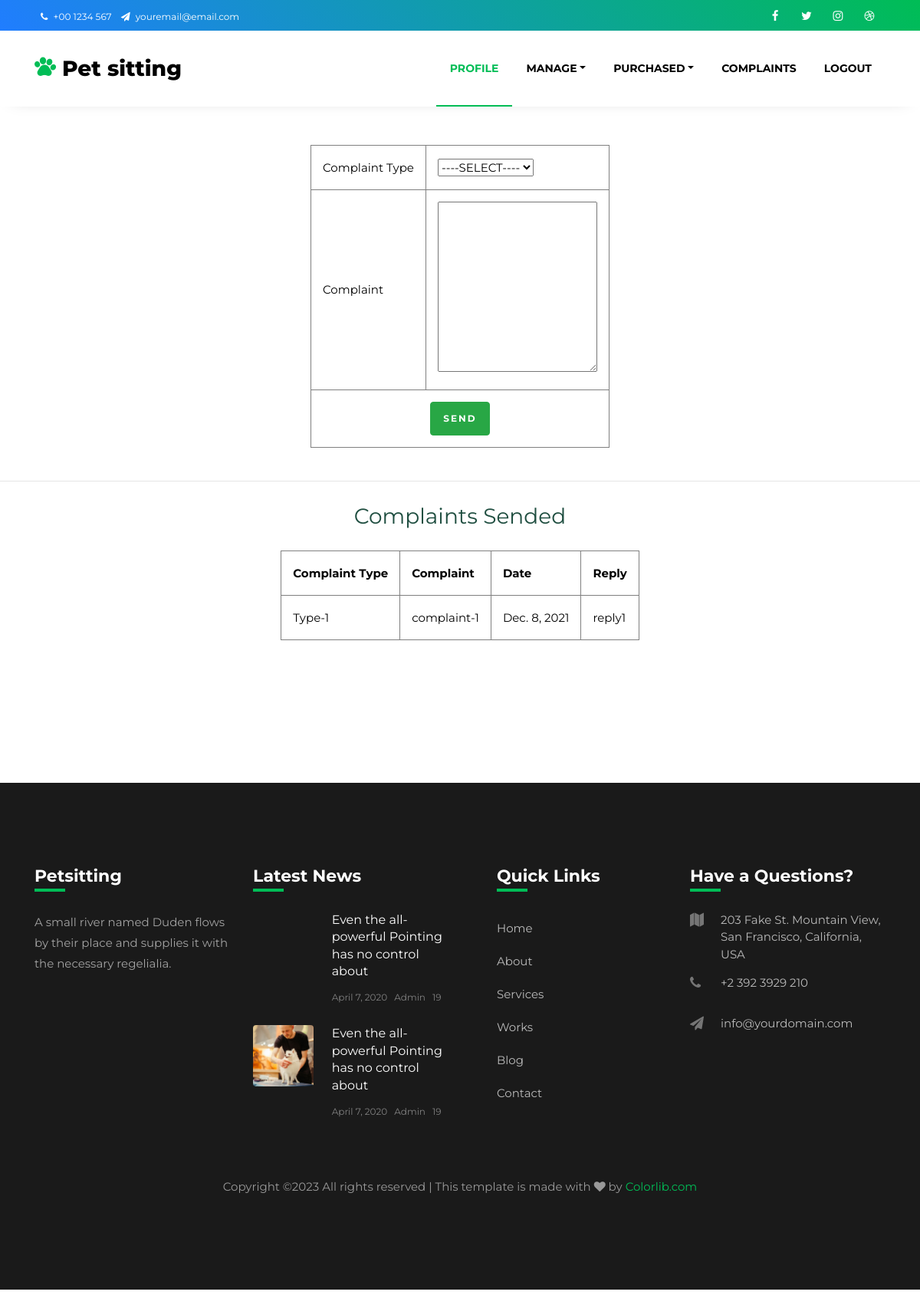
Page /shopowner/complaints/ (signed in) on the committed database.
### ShopOwner/models.py (models this page shows)
class ShopComplaint(models.Model):
    ComplaintType=models.ForeignKey(ComplaintType,on_delete=models.SET_NULL,null=True)
    ComplaintData=models.TextField(null=False)
    Date=models.DateField(auto_now=True)
    ShopOwner=models.ForeignKey(Shop,on_delete=models.CASCADE)
    Reply=models.CharField(max_length=1000,null=True)
    Status=models.IntegerField(default=0)

### BasicEntry/models.py (models this page shows)
class ComplaintType(models.Model):
    ComplaintType=models.CharField("ComplaintType",max_length=20,null=False,unique=True)
    def __str__(self):
        return self.ComplaintType

### ShopOwner/views.py (the view)
# urls.py: path('complaints/',views.Complaints,name="shopowner-complaints"),
def Complaints(request):
    compltypes=ComplaintType.objects.all()
    shopowner=Shop.objects.get(id=request.session['Shopownerid'])
    if request.method=='POST':
        type=request.POST.get('compltype')
        compltp=ComplaintType.objects.get(id=type)
        ShopComplaint.objects.create(ComplaintType=compltp,ComplaintData=request.POST.get('complaint'),ShopOwner=shopowner)
        complaints=ShopComplaint.objects.filter(ShopOwner=shopowner)
        return render(request,'ShopOwner/Complaints.html',{'compltypes':compltypes,'complaints':complaints})
    else:
        complaints=ShopComplaint.objects.filter(ShopOwner=shopowner)
        return render(request,'ShopOwner/Complaints.html',{'compltypes':compltypes,'complaints':complaints})

### ShopOwner/templates/ShopOwner/Complaints.html (shortened to what this page needs)
{%  extends 'Guest/HeaderShop.html' %}
{% load static %}
{% block content %}
    <form action="" method="POST">
    <table align="center" border=1 style="border-collapse: collapse;margin-top: 50px;" cellpadding=15>
        <tr>
            <td>Complaint Type</td>
            <td><select  id="compltype" name="compltype" required>
                <option value="">----SELECT----</option>
            </select></td>
        </tr>
        <tr>
            <td>Complaint</td>
            <td><textarea name="complaint" id="" cols="22" rows="8" required></textarea></td>
        </tr>
        <tr>
            <td colspan="2" align="center"><button type="submit" name="btnsub" class="btn btn-success">Send</button></td>
        </tr>
    </table>
    </form>
    <br>
    <hr>
    <center><h3 class="mt-4 mb-4" style="color: rgb(31, 78, 64);">Complaints Sended</h3></center>
    <table><table align="center" border=1 style="border-collapse: collapse;" cellpadding=15>
        <tr>
            <th>Complaint Type</th>
            <th>Complaint</th>
            <th>Date</th>
            <th>Reply</th>
        </tr>
        {% for data in complaints %}
        <tr>
            <td>{{data.ComplaintType}}</td>
            <td>{{data.ComplaintData}}</td>
            <td>{{data.Date}}</td>
            {% if data.Status == 0 %}
            <td style="color:rgb(202, 29, 29)">Not checked</td>
            {% elif data.Status == 1 %}
            <td>{{data.Reply}}</td>
            {% endif %}
        </tr>
        {% endfor %}
    </table>
    <br><br><br><br><br><br>
    {%  include 'Guest/Footer.html' %}
    {% endblock %}

### rows in the picture
ShopComplaint: ComplaintType "Type-1", ComplaintData "complaint-1", Date "Dec. 8, 2021", Reply "reply1"
